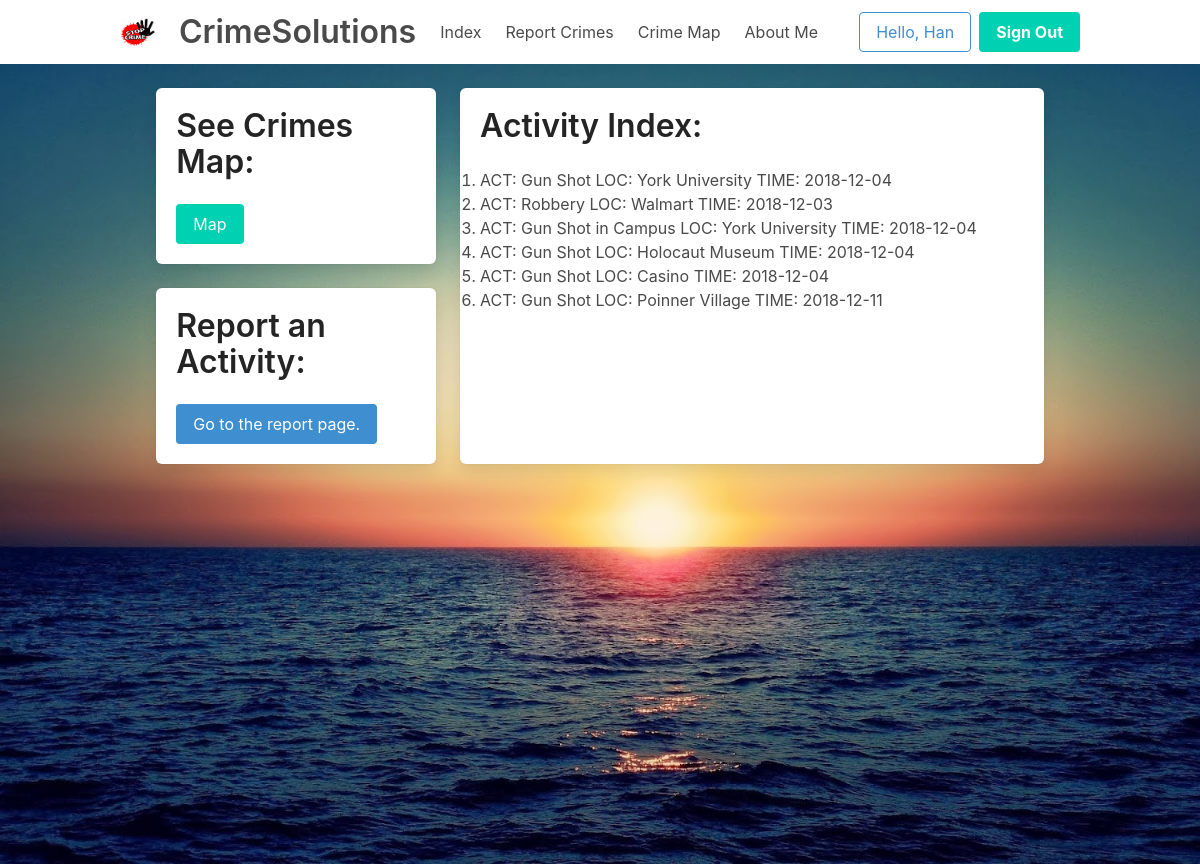
Screenshot of /index (signed in) with the database file from the repository.
### CrimeSolutions/models.py (models this page shows)
class Activities(models.Model):
    act_name = models.CharField(max_length=64)
    location = models.CharField(max_length=64)
    loc_lat = models.FloatField()
    loc_long = models.FloatField()
    time = models.DateField(max_length=64)
    report_person = models.ForeignKey(People, on_delete=models.CASCADE)
    description = models.CharField(max_length=5000)
    endorsed_number = models.IntegerField(default=0)
    def __str__(self):
        return f" ACT: {self.act_name}  LOC: {self.location} TIME: {self.time}"

### CrimeSolutions/views.py (the view)
# urls.py: path("index", views.index, name="index"),
def index(request):
    context = {
        "activities": Activities.objects.all()
    }
    return render(request, "CrimeSolutions/index.html", context)

### templates/CrimeSolutions/index.html (shortened to what this page needs)
{% extends "CrimeSolutions/base.html" %}
{% block body %}
    <br>
<div class="container is-fluid">
    <div class="tile is-ancestor">
        <div class="tile is-4 is-vertical is-parent">
            <div class="tile is-child box">
                <h2 class="title has-text-black-ter">See Crimes Map:</h2>
                    <a class="button is-primary" href="{% url 'idx_map' %}">Map</a>
            </div>
            <div class="tile is-child box">
                <p class="title has-text-black-ter">Report an Activity: </p>
                <a class="button is-info" href="{% url 'report' %}">Go to the report page.</a>
            </div>
        </div>
        <div class="tile is-parent">
            <div class="tile is-child box">
                <h1 class="title has-text-black-ter">Activity Index: </h1>
                <ol type="1">
                    {% for activity in activities %}
                        <li>
                            <a href="{% url 'activity' activity.id %}">    {{ activity }}</a>
                        </li>
                    {% endfor %}
                </ol>
            </div>
        </div>
    </div>
</div>
{% endblock %}

### templates/CrimeSolutions/base.html (shortened to what this page needs)
{% load static %}
<!DOCTYPE html>
<html lang="en">
<head>
    <link rel="stylesheet" href="https://cdnjs.cloudflare.com/ajax/libs/bulma/0.7.2/css/bulma.min.css"/>
    <link rel="stylesheet" type="text/css" href="{% static 'css/base.css' %}">
    <div class="container">
    <nav class="navbar" role="navigation" aria-label="main navigation">
        <div class="navbar-brand">
            <a class="navbar-item" href="{% url 'landing' %}">
                <img src="/static/imgs/logo2.jpg" width="35" height="28">
            </a>
            <a class="navbar-item" href="{% url 'landing' %}"
               style="font-weight: 600; font-size: 200%;">CrimeSolutions</a>
        </div>
        <div class="navbar-menu" id="navMenu">
            <div class="navbar-start">
                <a class="navbar-item" href="{% url 'index' %}">Index </a>
                <a class="navbar-item" href="{% url 'report' %}">Report Crimes </a>
                <a class="navbar-item" href="{% url 'idx_map' %}">Crime Map </a>
                <a class="navbar-item" href="https://xuyanghan.github.io/">About Me</a>
            </div>
            <div class="navbar-end">
                <div class="navbar-item">
                    <div class="buttons">
                        {% if user.is_authenticated %}
                            <a class="button is-info is-outlined" href="{% url 'user' %}">
                                Hello, {{ user.last_name }}
                            </a>
                            <a class="button is-primary" href="{% url 'logout' %}"><strong>Sign Out</strong></a>
                        {% endif %}
                    </div>
                </div>
            </div>
        </div>
    </nav>
</div>
</head>
<body>
<section class="hero is-success is-fullheight">
<div class="container">
    {% block body %}
    {% endblock %}
</div>
</section>
</body>
</html>

### static/css/base.css (style rules this page uses)
.hero.is-success { background-image: url(../imgs/background.JPG); -webkit-background-size: cover; -moz-background-size: cover; -o-background-size: cover; background-size: cover; }

### rows the page displays
Activities: act_name+location+time "ACT: Gun Shot LOC: York University TIME: 2018-12-04"
Activities: act_name+location+time "ACT: Robbery LOC: Walmart TIME: 2018-12-03"
Activities: act_name+location+time "ACT: Gun Shot in Campus LOC: York University TIME: 2018-12-04"
Activities: act_name+location+time "ACT: Gun Shot LOC: Holocaut Museum TIME: 2018-12-04"
Activities: act_name+location+time "ACT: Gun Shot LOC: Casino TIME: 2018-12-04"
Activities: act_name+location+time "ACT: Gun Shot LOC: Poinner Village TIME: 2018-12-11"

### other values shown
{{ user.last_name }} "Han"
